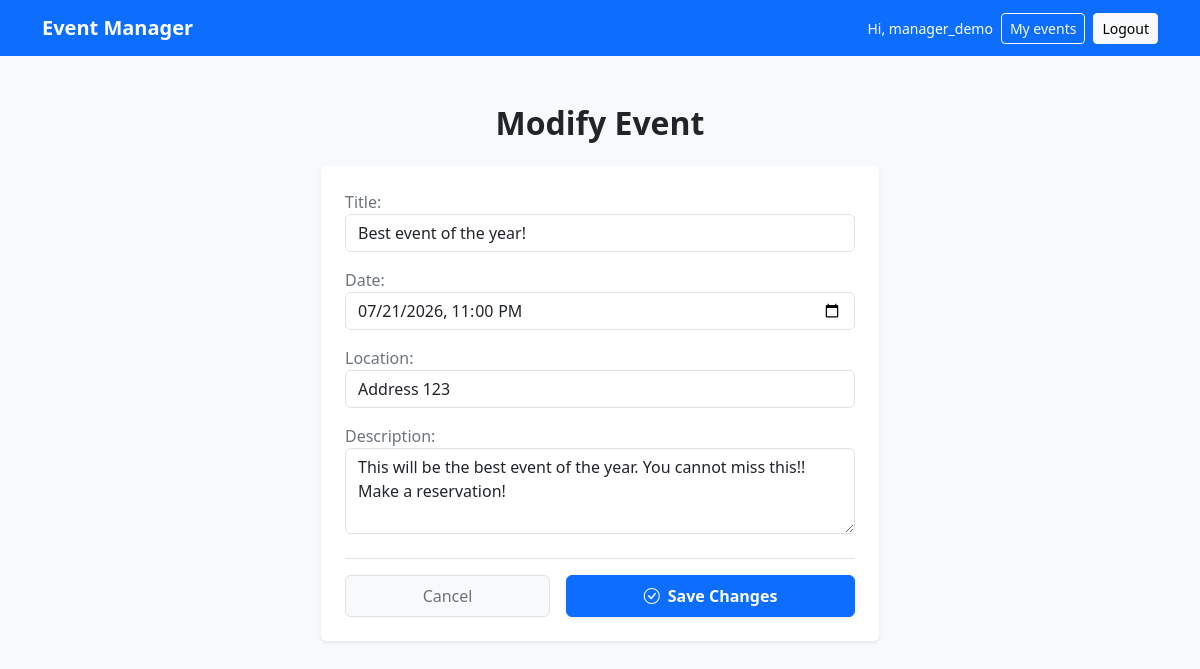
The page /events/1/edit/ (signed in) on the database its author committed.
### accounts/models.py (models this page shows, shortened)
class CustomUser(AbstractUser):
    ROLES = {"A": "Attendee", "O": "Organizer"}
    role = models.CharField(max_length=1, choices=ROLES, default="A")
    email = models.EmailField(unique=True)
    def is_organizer(self) -> bool:
        return self.role == "O"

### events/models.py (models this page shows, shortened)
class Event(models.Model):
    organizer = models.ForeignKey(CustomUser, on_delete=models.CASCADE)
    title = models.CharField(max_length=100)
    date = models.DateTimeField()
    description = models.TextField()
    location = models.CharField(max_length=255)
    class Meta:
        ordering = ["date"]

### events/views.py (the view)
# urls.py: path("<int:pk>/edit/", EventUpdateView.as_view(), name="event_edit"),
class EventUpdateView(OrganizerRequiredMixin, EventOwnerRequiredMixin, UpdateView):
    model = Event
    form_class = EventForm
    template_name = "event_edit.html"

### events/forms.py (shortened to what this page needs)
class EventForm(forms.ModelForm):
    class Meta:
        model = Event
        fields = ("title", "date", "location", "description")
        widgets = {
            "title": forms.TextInput(attrs={"class": "form-control"}),
            "date": forms.DateTimeInput(attrs={"class": "form-control", "type": "datetime-local"}),
            "location": forms.TextInput(attrs={"class": "form-control"}),
            "description": forms.Textarea(attrs={"class": "form-control", "rows": 3}),
        }

### accounts/mixins.py (called while the page is built)
    def test_func(self):
        return self.request.user.is_organizer()

### events/mixins.py (called while the page is built)
    def dispatch(self, request, *args, **kwargs):
        self.event = get_object_or_404(Event, pk=kwargs.get("pk"))
        if request.user != self.event.organizer:
            messages.error(request, "You do not have permission to access this page.", extra_tags='danger')
            return redirect("home")
        return super().dispatch(request, *args, **kwargs)

### templates/event_edit.html (shortened to what this page needs)
{% extends "base.html" %}
{% block body %}
<div class="container d-flex flex-column align-items-center justify-content-center py-5">
    <div class="col-12 col-md-8 col-lg-6">
        <h2 class="text-center mb-4 fw-bold text-dark">Modify Event</h2>
        <div class="card shadow-sm border-0 mb-4 bg-white">
            <div class="card-body p-4">
                <form method="post" action="">
                    <div class="mb-4 text-secondary">
                        {{ form.as_p }}
                    </div>
                    <div class="d-flex justify-content-between gap-3 border-top pt-3">
                        <a href="{% url 'event_detail' object.pk %}" class="btn btn-light border px-4 py-2 flex-grow-1 fw-medium text-secondary">
                            Cancel
                        </a>
                        <button type="submit" class="btn btn-primary px-4 py-2 flex-grow-1 shadow-sm fw-semibold">
                            <i class="bi bi-check-circle me-2"></i>Save Changes
                        </button>
                    </div>
                </form>
            </div>
        </div>
    </div>
</div>
{% endblock body %}

### templates/base.html (shortened to what this page needs)
<!DOCTYPE html>
<html lang="it">
<head>
    <link href="https://cdn.jsdelivr.net/npm/bootstrap@5.3.0/dist/css/bootstrap.min.css" rel="stylesheet">
    <link rel="stylesheet" href="https://cdn.jsdelivr.net/npm/bootstrap-icons@1.11.3/font/bootstrap-icons.css">
</head>
<body class="bg-light">
    <nav class="navbar navbar-expand-md navbar-dark bg-primary">
        <div class="container">
            <a class="navbar-brand fw-semibold" href="{% url 'home' %}">Event Manager</a>
            <div class="d-flex align-items-center gap-2">
                {% if user.is_authenticated %}
                <span class="text-white small d-none d-sm-inline">Hi, {{ user.username }}</span>
                    {% if user.is_organizer %}
                        <a href="{% url 'organizer_dashboard' %}" class="btn btn-outline-light btn-sm">My events</a>
                    {% else %}
                        <a href="{% url 'attendee_dashboard' %}" class="btn btn-outline-light btn-sm">My registrations</a>
                    {% endif %}
                    <form action="{% url 'logout' %}" method="post" class="m-0">
                        <button type="submit" class="btn btn-light btn-sm">Logout</button>
                    </form>
                {% else %}
                    <a href="{% url 'login' %}" class="btn btn-outline-light btn-sm">Login</a>
                    <a href="{% url 'signup_attendee' %}" class="btn btn-light btn-sm">Sign up</a>
                {% endif %}
            </div>
        </div>
    </nav>
    <main class="flex-grow-1">
        {% block body %}
        {% endblock body %}
    </main>
</body>
</html>

### rows shown on the page
CustomUser: username "manager_demo"
Event: title "Best event of the year!", date "07/21/2026 23:00", location "Address 123", description "This will be the best event of the year. You cannot miss this!! Make a reservation!"
